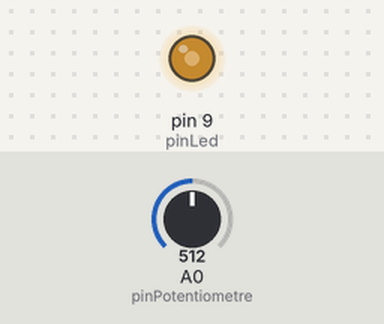
Simulated run of this sketch. Board: Arduino Uno, built with avr-gcc and run on an emulated ATmega328P. On the bench: output pins drawn as LEDs (lit = HIGH). The test bench sets the inputs (shaded band); at power-on: A0 (pinPotentiometre) = 512.

Above: at 1.2 s.
1.3 s: A0 (pinPotentiometre) set to 716
At 2.4 s:
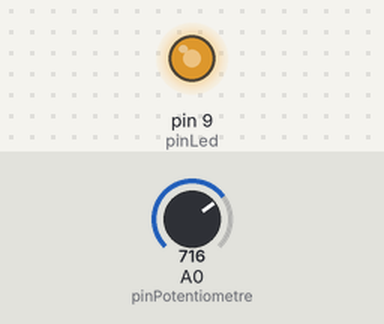
2.8 s: A0 (pinPotentiometre) set to 900
At 3.5 s:
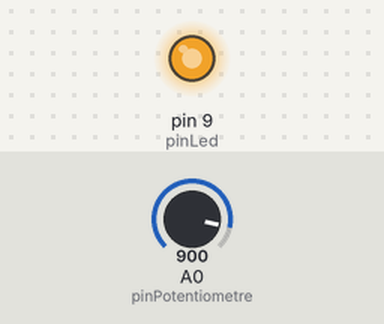
4.3 s: A0 (pinPotentiometre) set to 122
At 4.6 s:
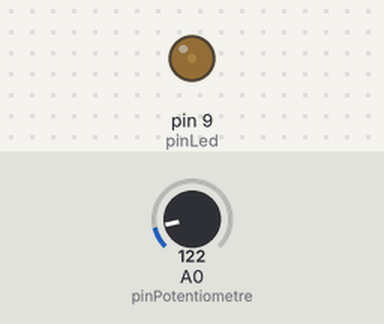
5.8 s: A0 (pinPotentiometre) set to 0
At 7.0 s:
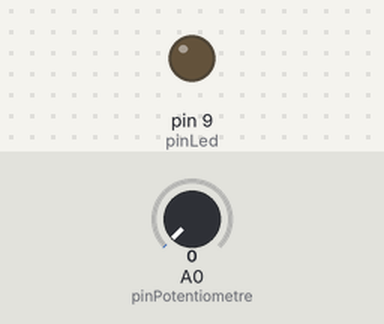
7.3 s: A0 (pinPotentiometre) set to 511
At 8.1 s:
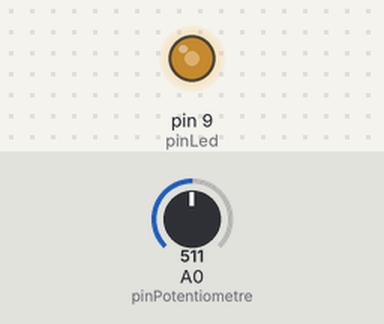
Timing chart, 0 to 9.8 s (numbered marks = the images above; inputs shaded):
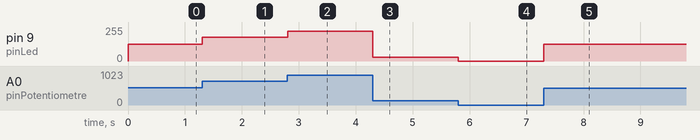

The sketch:

D_B_Potentiometre_LED_Fade.ino
```cpp
// Déclaration des variables
int pinLed = 9; // LA broche PWM (~) sur laquelle est branchée la LED
int sensorValue; // pour les données du potentiomètre
int pinPotentiometre = A0; // pour déterminer quelle entrée est utilisé par le potentiomètre sur la carte Arduino
int mappedValues = 0;

// La fonction setup() se lance une fois à l'allumage de la carte
void setup() {
  //Ouvrir le port série
  // Serial.begin(9600);
  // initialise la broche pin = 13 de la carte comme sortie
  pinMode(pinLed, OUTPUT);
}

// la fonction boucle se
void loop() {
  // On attribue à la variable sensorValue les données analogiques reçu sur la broche
  // A0 de l'ordinateur. La fonction analogRead() permet de faire cela.
  sensorValue = analogRead(pinPotentiometre);
  // On envoie les valeurs de la variable sensorValue
  // au port série de l'ordinateur
  // Serial.println(sensorValue);
  delay(1);        // Delai de 1 milliseconde pour stabiliser le transfert

  mappedValues = map (sensorValue, 0, 1023, 0, 255); // on transforme la valeur du potentiometre (0,1023) en des valeurs pour la LED (500, 2000)

   // déterminer la luminosité sur la broche 9
  analogWrite(pinLed, mappedValues);
}
```

Measured:
- after the input at 1.3 s, pin 9 (pinLed): 127/255 → 178/255 at once
- after the input at 2.8 s, pin 9 (pinLed): 178/255 → 224/255 at once
- after the input at 4.3 s, pin 9 (pinLed): 224/255 → 30/255 at once
- after the input at 5.8 s, pin 9 (pinLed): 30/255 → 0/255 at once
- after the input at 7.3 s, pin 9 (pinLed): 0/255 → 127/255 at once
